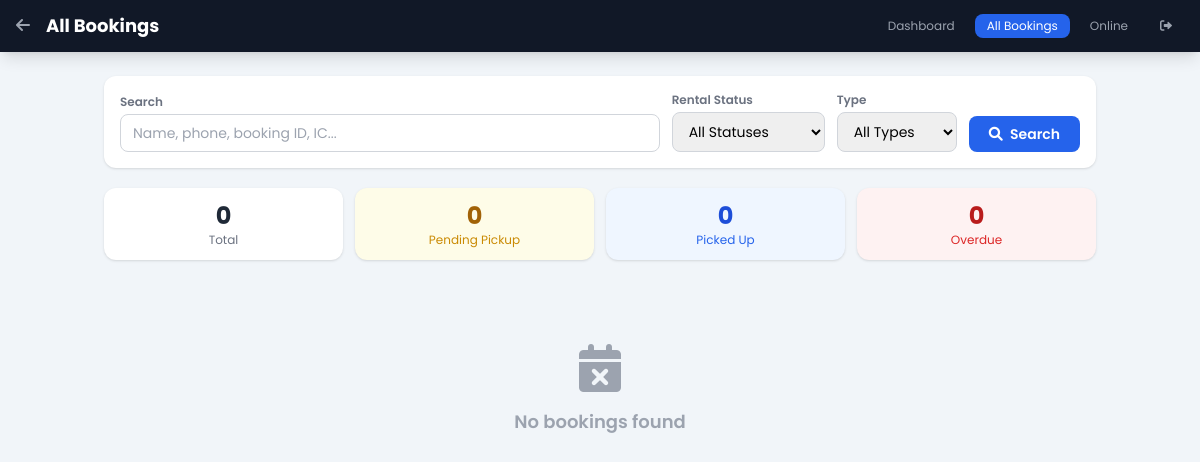
Before: /staff/bookings (signed in) with the older database file.
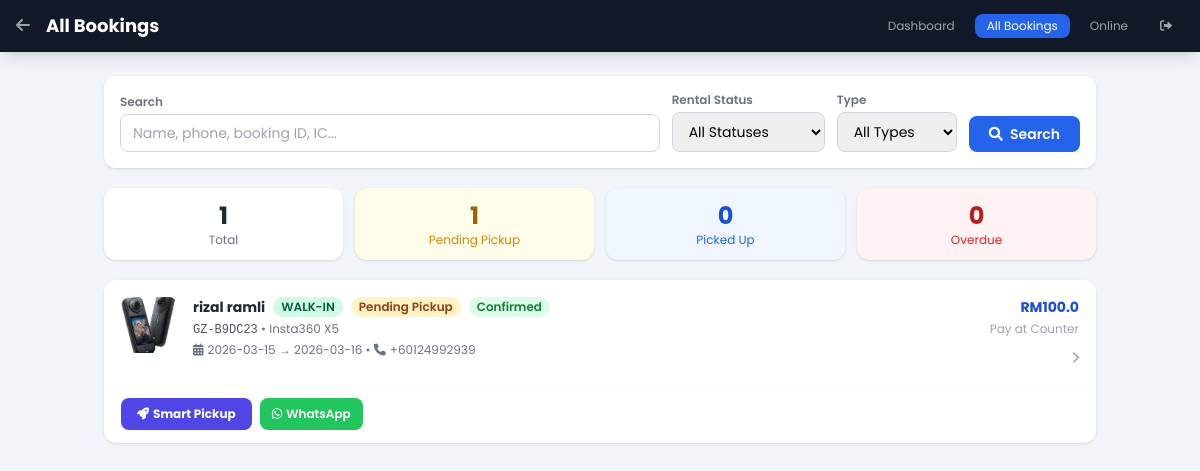
After: the same page with the newer database file.
### tables this page shows
CREATE TABLE bookings (
        id INTEGER PRIMARY KEY AUTOINCREMENT,
        camera_id TEXT NOT NULL,
        start_date TEXT NOT NULL,
        end_date TEXT NOT NULL,
        customer_name TEXT,
        customer_phone TEXT,
        notes TEXT,
        created_at TEXT DEFAULT CURRENT_TIMESTAMP
    , customer_id INTEGER REFERENCES customers(id), nationality TEXT, customer_photo TEXT, booking_mode TEXT, pickup_time TEXT, return_time TEXT, status TEXT DEFAULT 'confirmed', booking_ref TEXT, deposit_amount REAL DEFAULT 200, deposit_status TEXT DEFAULT 'unpaid', total_price REAL, price_per_day REAL, source TEXT DEFAULT 'staff', customer_email TEXT, customer_ic TEXT, unit_id INTEGER, return_reminder_sent INTEGER DEFAULT 0, actual_pickup_datetime TEXT, accessories_json TEXT, booking_type TEXT DEFAULT "ONLINE", payment_status TEXT DEFAULT "Paid Online", rental_status TEXT DEFAULT "Pending Pickup", pickup_confirmed_at TEXT, return_processed_at TEXT, checklist_json TEXT, return_reminder_24h_sent INTEGER DEFAULT 0, pickup_id_photo TEXT, pickup_equipment_photo TEXT, pickup_signature TEXT);

### app.py (the view, shortened to what this page needs)
@app.route('/staff/bookings')
@login_required
def staff_bookings_list():
    import json as _json
    conn = get_db()
    search = request.args.get('q', '').strip()
    status_filter = request.args.get('status', '').strip()
    type_filter = request.args.get('type', '').strip()
    query = """
        SELECT b.*, c.full_name as cust_name, c.phone as cust_phone2,
               c.id_photo as cust_id_photo, c.id_number as cust_id_number,
               u.label as unit_label, u.serial_number as unit_serial
        FROM bookings b
        LEFT JOIN customers c ON b.customer_id = c.id
        LEFT JOIN units u ON b.unit_id = u.id
        WHERE 1=1
    """
    params = []
    if search:
        query += " AND (b.customer_name LIKE ? OR b.customer_phone LIKE ? OR b.booking_ref LIKE ? OR c.id_number LIKE ?)"
        s = f'%{search}%'
        params.extend([s, s, s, s])
    if status_filter:
        query += " AND b.rental_status = ?"
        params.append(status_filter)
    if type_filter:
        query += " AND b.booking_type = ?"
        params.append(type_filter)
    query += " ORDER BY b.created_at DESC"
    bookings = conn.execute(query, params).fetchall()
    now = datetime.now()
    booking_list = []
    for row in bookings:
        bd = dict(row)
        bd['accessories'] = []
        if bd.get('accessories_json'):
            try:
                bd['accessories'] = _json.loads(bd['accessories_json'])
            except Exception:
                pass
        booking_list.append(bd)
    conn.commit()
    conn.close()
    return render_template('staff_bookings_list.html',
                           bookings=booking_list,
                           camera_map=CAMERA_MAP,
                           search=search,
                           status_filter=status_filter,
                           type_filter=type_filter)

### app.py (called while the page is built)
def get_db():
    conn = sqlite3.connect(DB_PATH, timeout=10)  # 10s timeout to avoid blocking
    conn.row_factory = sqlite3.Row
    conn.execute('PRAGMA journal_mode=WAL')  # WAL mode allows concurrent reads
    conn.execute('PRAGMA busy_timeout=5000')  # 5s busy timeout
    return conn

def login_required(f):
    @wraps(f)
    def decorated(*args, **kwargs):
        if not session.get('logged_in'):
            return redirect(url_for('staff_login'))
        return f(*args, **kwargs)
    return decorated

### templates/staff_bookings_list.html (shortened to what this page needs)
<!DOCTYPE html>
<html lang="en">
<head>
    <script src="https://cdn.tailwindcss.com"></script>
    <link rel="stylesheet" href="https://cdnjs.cloudflare.com/ajax/libs/font-awesome/6.0.0/css/all.min.css">
</head>
<body>
<nav class="bg-gray-900 text-white px-4 py-3 flex items-center justify-between sticky top-0 z-30 shadow-lg">
    <div class="flex items-center gap-3">
        <a href="/staff/dashboard" class="text-gray-400 hover:text-white mr-1"><i class="fas fa-arrow-left"></i></a>
        <span class="font-bold text-lg">All Bookings</span>
    </div>
    <div class="flex items-center gap-2">
        <a href="/staff/dashboard" class="text-xs text-gray-400 hover:text-white px-3 py-1 rounded-lg hover:bg-gray-700 transition">Dashboard</a>
        <a href="/staff/bookings" class="text-xs text-white px-3 py-1 rounded-lg bg-blue-600 transition">All Bookings</a>
        <a href="/staff/online-bookings" class="text-xs text-gray-400 hover:text-white px-3 py-1 rounded-lg hover:bg-gray-700 transition">Online</a>
        <a href="/staff/logout" class="text-xs text-gray-400 hover:text-red-400 px-3 py-1 rounded-lg hover:bg-gray-700 transition"><i class="fas fa-sign-out-alt"></i></a>
    </div>
</nav>
<div class="max-w-5xl mx-auto px-4 py-6">
    <form method="GET" action="/staff/bookings" class="bg-white rounded-xl shadow p-4 mb-5 flex flex-wrap gap-3 items-end">
        <div class="flex-1 min-w-[180px]">
            <label class="block text-xs font-semibold text-gray-500 mb-1">Search</label>
            <input type="text" name="q" value="{{ search }}" placeholder="Name, phone, booking ID, IC..."
                class="w-full border border-gray-300 rounded-lg px-3 py-2 text-sm focus:outline-none focus:ring-2 focus:ring-blue-500">
        </div>
        <div class="min-w-[130px]">
            <label class="block text-xs font-semibold text-gray-500 mb-1">Rental Status</label>
            <select name="status" class="w-full border border-gray-300 rounded-lg px-3 py-2 text-sm focus:outline-none focus:ring-2 focus:ring-blue-500">
                <option value="">All Statuses</option>
            </select>
        </div>
        <div class="min-w-[120px]">
            <label class="block text-xs font-semibold text-gray-500 mb-1">Type</label>
            <select name="type" class="w-full border border-gray-300 rounded-lg px-3 py-2 text-sm focus:outline-none focus:ring-2 focus:ring-blue-500">
                <option value="">All Types</option>
            </select>
        </div>
        <div>
            <button type="submit" class="bg-blue-600 hover:bg-blue-700 text-white font-semibold px-5 py-2 rounded-lg text-sm transition">
                <i class="fas fa-search mr-1"></i> Search
            </button>
        </div>
    </form>
    <div class="grid grid-cols-2 sm:grid-cols-4 gap-3 mb-5">
        {% set total = bookings|length %}
        {% set overdue_count = bookings|selectattr('rental_status','equalto','Overdue')|list|length %}
        {% set picked_up = bookings|selectattr('rental_status','equalto','Picked Up')|list|length %}
        {% set pending = bookings|selectattr('rental_status','equalto','Pending Pickup')|list|length %}
        <div class="bg-white rounded-xl p-3 shadow text-center">
            <div class="text-2xl font-bold text-gray-800">{{ total }}</div>
            <div class="text-xs text-gray-500">Total</div>
        </div>
        <div class="bg-yellow-50 rounded-xl p-3 shadow text-center">
            <div class="text-2xl font-bold text-yellow-700">{{ pending }}</div>
            <div class="text-xs text-yellow-600">Pending Pickup</div>
        </div>
        <div class="bg-blue-50 rounded-xl p-3 shadow text-center">
            <div class="text-2xl font-bold text-blue-700">{{ picked_up }}</div>
            <div class="text-xs text-blue-600">Picked Up</div>
        </div>
        <div class="bg-red-50 rounded-xl p-3 shadow text-center">
            <div class="text-2xl font-bold text-red-700">{{ overdue_count }}</div>
            <div class="text-xs text-red-600">Overdue</div>
        </div>
    </div>
    {% if bookings %}
    <div class="space-y-3">
        {% for b in bookings %}
        {% set rental_status = b.rental_status or 'Pending Pickup' %}
        {% set booking_type = b.booking_type or 'ONLINE' %}
        {% set status_cls = {
            'Pending Pickup': 'badge-pending',
            'Picked Up': 'badge-pickedup',
            'Returned': 'badge-returned',
            'Overdue': 'badge-overdue',
            'Cancelled': 'badge-cancelled'
        }.get(rental_status, 'badge-pending') %}
        {% set type_cls = 'badge-walkin' if booking_type == 'WALK-IN' else 'badge-online' %}
        <div class="bg-white rounded-xl shadow hover:shadow-md transition border border-transparent hover:border-blue-200">
            <a href="/staff/bookings/{{ b.id }}" class="block">
            <div class="p-4 flex items-start gap-4">
                <div class="flex-shrink-0 w-14 h-14 rounded-lg overflow-hidden bg-gray-100">
                    {% set cam = camera_map.get(b.camera_id, {}) %}
                    {% if cam.get('image') %}
                    <img src="/static/{{ cam.image }}" alt="{{ cam.get('name','') }}" class="w-full h-full object-cover">
                    {% else %}
                    <div class="w-full h-full flex items-center justify-center text-gray-400"><i class="fas fa-camera text-2xl"></i></div>
                    {% endif %}
                </div>
                <div class="flex-1 min-w-0">
                    <div class="flex flex-wrap items-center gap-2 mb-1">
                        <span class="font-bold text-gray-800 text-sm truncate">{{ b.customer_name or b.cust_name or '—' }}</span>
                        <span class="text-xs px-2 py-0.5 rounded-full font-semibold {{ type_cls }}">{{ booking_type }}</span>
                        <span class="text-xs px-2 py-0.5 rounded-full font-semibold {{ status_cls }}">{{ rental_status }}</span>
                        {% if b.status == 'confirmed' or b.status == 'active' %}
                        <span class="text-xs px-2 py-0.5 rounded-full bg-green-100 text-green-700 font-semibold">Confirmed</span>
                        {% elif b.status == 'pending' %}
                        <span class="text-xs px-2 py-0.5 rounded-full bg-yellow-100 text-yellow-700 font-semibold">Pending Payment</span>
                        {% endif %}
                    </div>
                    <div class="text-xs text-gray-500 mb-1">
                        <span class="font-mono text-gray-600">{{ b.booking_ref }}</span>
                        &bull; {{ cam.get('name', b.camera_id) }}
                    </div>
                    <div class="text-xs text-gray-500">
                        <i class="fas fa-calendar-alt mr-1"></i>{{ b.start_date }} → {{ b.end_date }}
                        &bull; <i class="fas fa-phone mr-1"></i>{{ b.customer_phone or b.cust_phone2 or '—' }}
                    </div>
                </div>
                <div class="flex-shrink-0 text-right">
                    <div class="font-bold text-blue-700 text-sm">RM{{ b.total_price or '—' }}</div>
                    <div class="text-xs text-gray-400 mt-1">{{ b.payment_status or 'Online' }}</div>
                    <div class="text-gray-400 mt-2"><i class="fas fa-chevron-right text-xs"></i></div>
                </div>
            </div>
            </a>
            {% if rental_status == 'Pending Pickup' and b.status in ['confirmed', 'active'] %}
            <div class="px-4 pb-3 flex gap-2 flex-wrap border-t border-gray-50 pt-3">
                <a href="/staff/bookings/{{ b.id }}" onclick="event.stopPropagation()"
                   class="inline-flex items-center gap-1 bg-indigo-600 hover:bg-indigo-700 text-white text-xs font-bold px-4 py-2 rounded-lg transition shadow-sm">
                    <i class="fas fa-rocket"></i> Smart Pickup
                </a>
                {% set phone_clean = (b.customer_phone or b.cust_phone2 or '').replace('+','').replace(' ','').replace('-','') %}
                {% if phone_clean %}
                <a href="https://wa.me/{{ phone_clean }}" target="_blank" onclick="event.stopPropagation()"
                   class="inline-flex items-center gap-1 bg-green-500 hover:bg-green-600 text-white text-xs font-semibold px-3 py-2 rounded-lg transition">
                    <i class="fab fa-whatsapp"></i> WhatsApp
                </a>
                {% endif %}
            </div>
            {% endif %}
        </div>
        {% endfor %}
    </div>
    {% else %}
    <div class="text-center py-16 text-gray-400">
        <i class="fas fa-calendar-times text-5xl mb-4"></i>
        <p class="text-lg font-semibold">No bookings found</p>
    </div>
    {% endif %}
</div>
</body>
</html>

### templates/staff_bookings_list.html (style rules this page uses)
body { font-family: 'Poppins', sans-serif; background: #f1f5f9; }
.badge-walkin { background:#d1fae5; color:#065f46; }
.badge-pending { background:#fef3c7; color:#92400e; }

Changed rows visible on the page:
added bookings: customer_name "rizal ramli", booking_type "WALK-IN", rental_status "Pending Pickup", status "Confirmed", booking_ref "GZ-B9DC23", get "Insta360 X5", start_date "2026-03-15", end_date "2026-03-16", customer_phone "+60124992939", total_price "100.0", payment_status "Pay at Counter"
Other visible differences:
{{ total }}: "0" → "1"
{{ pending }}: "0" → "1"
text no longer shown: "No bookings found"
